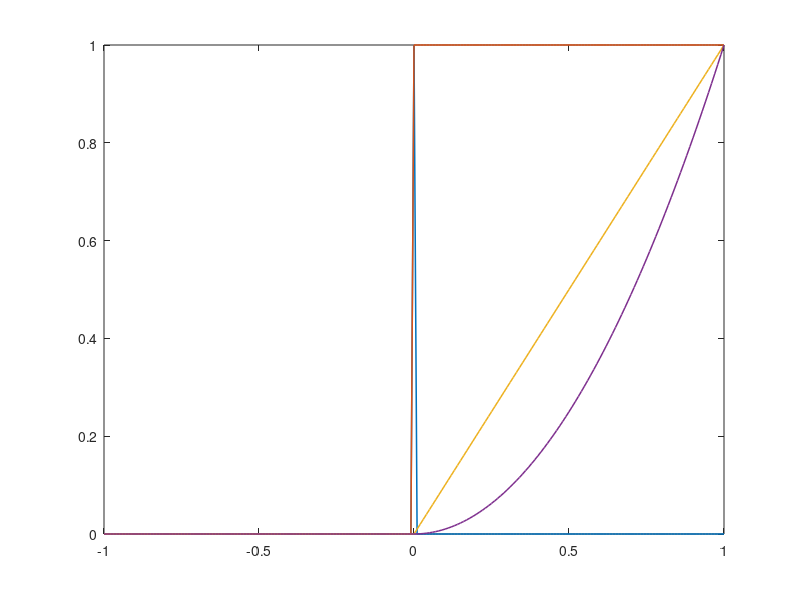

MATLAB code for this plot:
t = (-1:0.01:1)';

impulse = t==0;
unitstep = t>=0;
ramp = t.*unitstep;
quad = t.^2.*unitstep;

plot(t,[impulse unitstep ramp quad],'LineWidth',1.1);